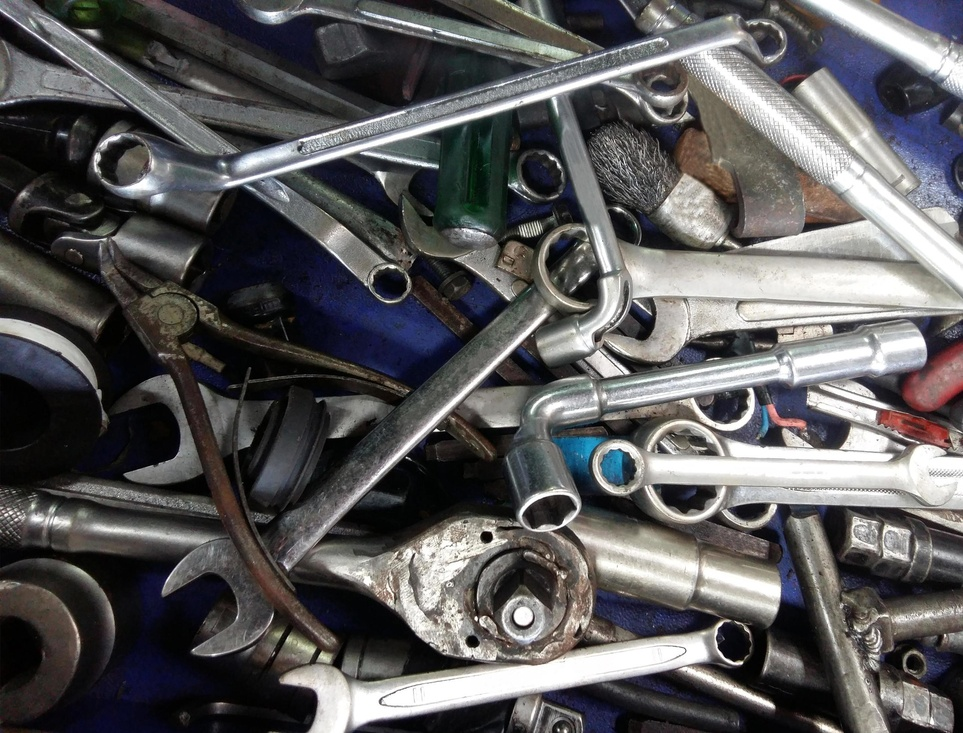
#> input picture background_images/ferramentas.jpg, 963 x 733 px, shrunk from 2575 x 1960 before the run; its folder holds 4 pictures in this run
$ python tcc_image.py
#> lines starting #> are read from the running program, lines starting #| are printed output that depends on the picture
import matplotlib.pyplot as plt
import os
import cv2

plt.figure(figsize=(15,8))
plt.suptitle("Zooms diferentes para rotações da cabine", fontsize=18, y=0.95)

datadir = 'background_images'
category = os.listdir(datadir)

# set number of columns (use 3 to demonstrate the change)
ncols = 4
# calculate number of rows
nrows = len(category) // ncols + (len(category) % ncols > 0)

n = 0

path = datadir

images = list(os.listdir(path))
# images = images [:10:]

while n < len(images):
    ax = plt.subplot(2, ncols, n+1)
    ax.set_axis_off()
    # ax.set_title(f"{cat}")
    img_array = cv2.imread(os.path.join(path,images[n]))
#> img_array is the input picture: shape (733, 963, 3); mean B, G, R 89.7, 88.8, 89.8
    img_array = cv2.cvtColor(img_array, cv2.COLOR_BGR2RGB)
    ax.imshow(img_array)
    n+=1


plt.savefig('TCC_backgrounds')
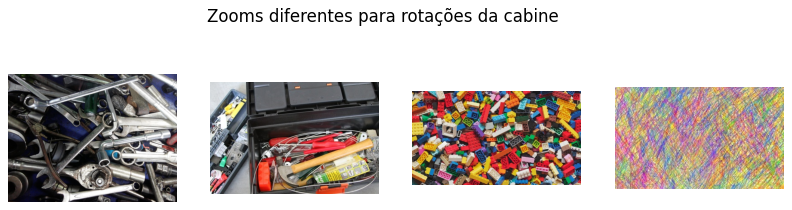
#> figure drawn by matplotlib, 4 panels
